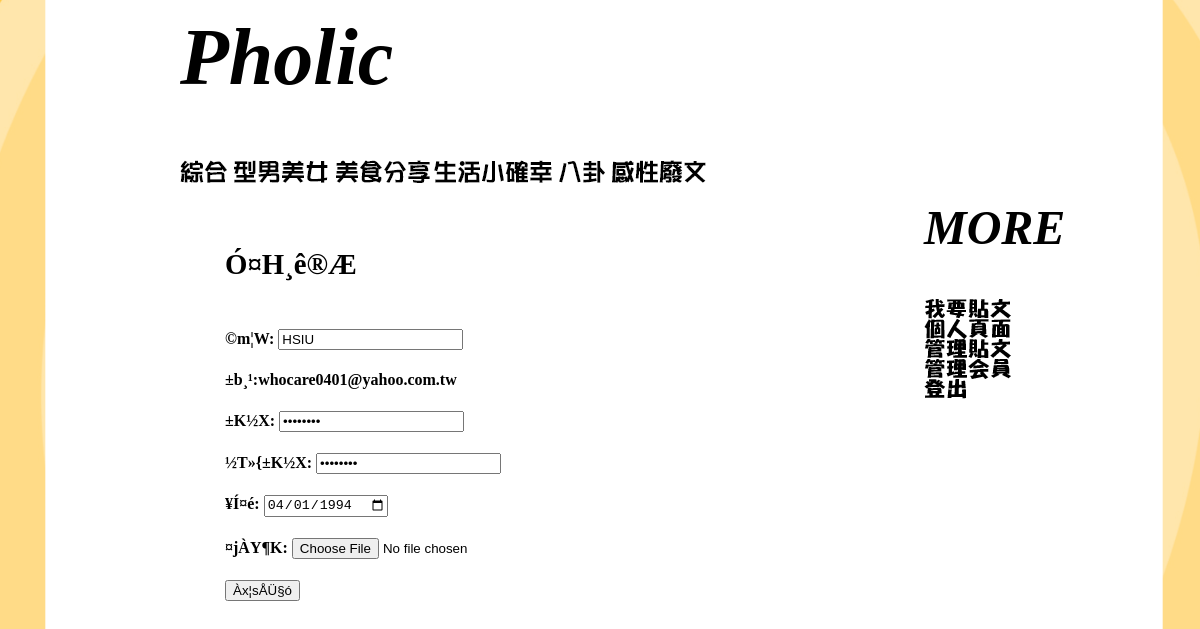
Page /changing_1.php (signed in) on the committed database.
### tables this page shows
CREATE TABLE IF NOT EXISTS `class` (
  `class_no` int(10) NOT NULL,
  `class_name` varchar(10) NOT NULL,
  `class_pic` varchar(50) NOT NULL,
  PRIMARY KEY (`class_no`)
);

CREATE TABLE IF NOT EXISTS `user` (
  `mail` varchar(100) NOT NULL,
  `pwd` varchar(50) NOT NULL,
  `user_name` varchar(50) NOT NULL,
  `user_pic` varchar(500) NOT NULL,
  `user_bday` date NOT NULL,
  `rights` int(10) NOT NULL,
  PRIMARY KEY (`mail`)
);

### changing_1.php (the view, shortened to what this page needs)
<html>
<head>
</head>
<body text="black" link="black" alink="black" vlink="black">
<form action="/pholic/mod_manage.php" enctype="multipart/form-data" method="post">
<div id= "container">
<div id= "header"  align = "left">
<h1><i>Pholic</i></h1></div>
<div id= "menu"  align = "left">
<h2><i>MORE</i></h2></br>
<h3><a href = "/pholic/main_manage.php"><img src="/pholic/img/007.png"></a></br><a href = "/pholic/profile_manage.php"><img src="/pholic/img/008.png"></a></br><a href = "/pholic/post_manage.php"><img src="/pholic/img/010.png"></a></br><a href = "/pholic/manage.php"><img src="/Pholic/img/011.png"></a></br><a href = "/pholic/logout.php"><img src="/pholic/img/009.png"></a></br></h3></div>
<div id= "title" align = "left"><x>
<?php
@$link=mysqli_connect('localhost','root','','pholic');
mysqli_query($link,'SET CHARACTER SET big5');
mysqli_query($link,"SET collation_connection='big5_chinese_ci");
$sql="SELECT distinct* FROM class ORDER BY class_no";
if($result=mysqli_query($link,$sql)){
  while($row=mysqli_fetch_assoc($result)){
    echo "<a href='main_class_manage.php?class_no=".$row["class_no"]."'><img src=/pholic/img/".$row["class_pic"].">  </a>";
  }
}
?>
</br></x></div>
  <div id='content' >
<?php
echo "<h5>­Ó¤H¸ê®Æ</h5>";
@$link=mysqli_connect('localhost','root','','pholic');
mysqli_query($link,'SET CHARACTER SET big5');
mysqli_query($link,"SET collation_connection='big5_chinese_ci");
$mail=$_SESSION["mail"];
$sql="SELECT distinct* FROM user where user.mail='$mail'";
if($result=mysqli_query($link,$sql)){
  while($row=mysqli_fetch_assoc($result)){
    echo "<h4>©m¦W: <input type='text' name='user_name' value='".@$row["user_name"]."'></h4>";
    echo "<h4>±b¸¹:".@$row["mail"]."</h4>";
    echo "<h4>±K½X: <input type='password' name='pwd' value='".@$row["pwd"]."'></h4>";
    echo "<h4>½T»{±K½X: <input type='password' name='pwd2' value='".@$row["pwd"]."'></h4>";
    echo "<h4>¥Í¤é: <input type='date' name='user_bday' value='".@$row["user_bday"]."'></h4>";
    echo "<h4>¤jÀY¶K: <input type='file' name='file'></h4>";
  }
  echo "<h4><button onclick='/pholic/mod_manage.php'>Àx¦sÅÜ§ó</button></h4>";
}
?>
</form>
</div></body>
</html>

### changing_1.php (style rules this page uses)
body { margin:0; padding:0; background: #000 url(/pholic/img/02.png) center center fixed no-repeat; -moz-background-size: cover; background-size: cover; scrollbar-face-color: #transparent; scrollbar-highlight-color: #transparent; scrollbar-shadow-color: #transparent; scrollbar-3dlight-color: #transparent; scrollbar-arrow-color: #transparent; scrollbar-track-color: #transparent; scrollbar-darkshadow-color: #transparent; }
a { text-decoration:none }
x { position:fixed; top:20%; left:15%; }
div#container { 100% }
div#header { height:15%; width:100% }
div#menu { height:80%; width:25%; float:right }
div#title { height:10%; width:75% }
div#content { height:70%; width:75%;overflow-x:hidden; overflow-y:scroll }
h1 { font-size:500%; font-family: "Forte", cursive; position:fixed; left:15%;margin-top:1% }
h2 { font-size:300%; font-family: "Brush Script MT", cursive; position:fixed; top:20%; left:77%; }
h3 { font-family: Comic Sans MS,arial,helvetica,sans-serif; position:fixed; top:35%; left:77%; }
h4 { font-size:100%; font-family: "·L³n¥¿¶ÂÅé", cursive; position:relative; left:25%; }
h5 { font-size:180%; font-family: "·L³n¥¿¶ÂÅé", cursive; position:relative; left:25% }

### rows in the picture
class: class_pic (picture)
class: class_pic (picture)
class: class_pic (picture)
class: class_pic (picture)
class: class_pic (picture)
class: class_pic (picture)
user: user_name "HSIU", mail "whocare0401@yahoo.com.tw", user_bday "04/01/1994"
